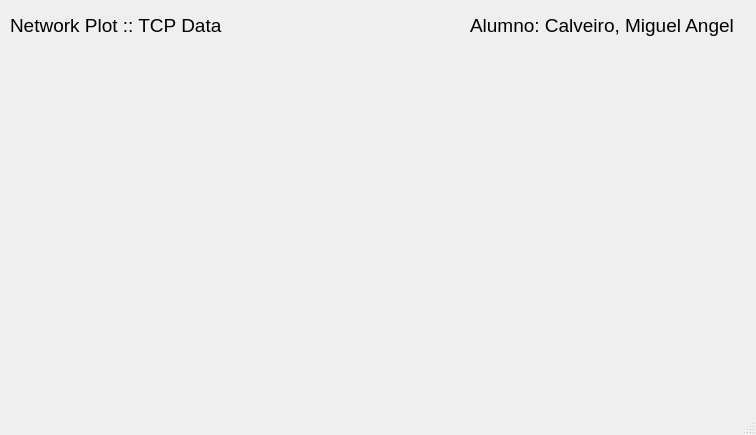
<?xml version="1.0" encoding="UTF-8"?>
<ui version="4.0">
 <class>networkplot</class>
 <widget class="QMainWindow" name="networkplot">
  <property name="geometry">
   <rect>
    <x>0</x>
    <y>0</y>
    <width>756</width>
    <height>435</height>
   </rect>
  </property>
  <property name="windowTitle">
   <string>networkplot</string>
  </property>
  <widget class="QWidget" name="centralwidget">
   <widget class="QLabel" name="label">
    <property name="geometry">
     <rect>
      <x>10</x>
      <y>10</y>
      <width>231</width>
      <height>31</height>
     </rect>
    </property>
    <property name="font">
     <font>
      <family>Arial</family>
      <pointsize>14</pointsize>
     </font>
    </property>
    <property name="text">
     <string>Network Plot :: TCP Data</string>
    </property>
   </widget>
   <widget class="QCustomPlot" name="customplot" native="true">
    <property name="geometry">
     <rect>
      <x>10</x>
      <y>60</y>
      <width>731</width>
      <height>321</height>
     </rect>
    </property>
   </widget>
   <widget class="QLabel" name="label_2">
    <property name="geometry">
     <rect>
      <x>470</x>
      <y>10</y>
      <width>271</width>
      <height>31</height>
     </rect>
    </property>
    <property name="font">
     <font>
      <family>Arial</family>
      <pointsize>14</pointsize>
     </font>
    </property>
    <property name="text">
     <string>Alumno: Calveiro, Miguel Angel</string>
    </property>
   </widget>
  </widget>
  <widget class="QMenuBar" name="menubar">
   <property name="geometry">
    <rect>
     <x>0</x>
     <y>0</y>
     <width>756</width>
     <height>22</height>
    </rect>
   </property>
  </widget>
  <widget class="QStatusBar" name="statusbar"/>
 </widget>
 <customwidgets>
  <customwidget>
   <class>QCustomPlot</class>
   <extends>QWidget</extends>
   <header location="global">qcustomplot.h</header>
   <container>1</container>
  </customwidget>
 </customwidgets>
 <resources/>
 <connections/>
</ui>
